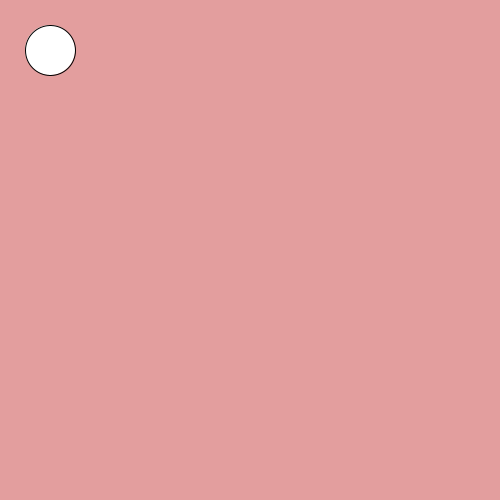
Frame 1 (no input)
Frame 60 (the mouse pressed at the canvas centre just before this capture): identical to frame 1, image omitted
Frame 120 (the mouse held since frame 60 and released just before this capture): identical to frame 1, image omitted

The Processing sketch that drew this single still picture (run headless with seeded random() and noise(); from frame 60 on, the mouse is pressed at the canvas centre):

// Processing sketch: slippery_dot
// ── slippery_dot.pde
/*** When you are done, this program will draw an ellipse 
     that jumps to new location each time you click on it.
***/
 
 // 1. Create three integer variables to represent the x, y, and the size of the ellipse
       int x = 50;
       int y = 50;
       int size = 50;
    void setup() {
      // 2. Set the size of your sketch
    size(500,500);
    }
    
    void draw() {
    
      // 3. Set the background color of your sketch
      background(#E39E9E);
      // 4. Draw an ellipse using the variables created at the top of the sketch for the location and size of your ellipse. 
      //    Make sure it fits in the window. Change the variables if it does not.
    ellipse(x, y, size, size);
    
    }
    
    /******** This method gets called automatically when you press the mouse ************/
    void mousePressed() {
      //5. Create an integer variable called distance
      int distance = getDistanceFromMouse(x,y);
      //6. The getDistanceFromMouse() method below returns a number.
      //   Set the value of your distance variable to the value returned by the getDistance method
      //   You will need to pass the x and y location of your ellipse to this method.
        
          if(distance<50){
            x=(int)random(width);
            y=(int)random(height);
          }
      //7.  Use an if statement to check if your distance variable is < the radius of the ellipse
      //    If it is, make a new x AND y for the ellipse, for a new random location on the window
      //    Hint: Use code like this      x = (int) random(width);
       
      
    }
    
    /********  This method gives you the number of pixels between the mouse and the x,y point ***********/
    int getDistanceFromMouse(int x, int y) {
      return (int)Math.sqrt(Math.pow((mouseX-x),2) + Math.pow((mouseY-y),2));
    }
